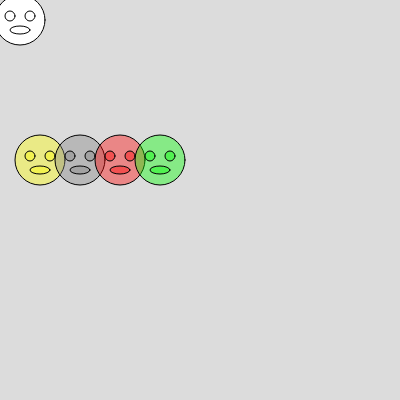
Frame 1 (no input)
Frame 60 (no input): identical to frame 1, image omitted
Frame 120 (the mouse pressed at the canvas centre since frame 60): identical to frame 1, image omitted

The p5.js sketch that drew this single still picture (run headless with seeded random() and noise() and a simulated clock; from frame 60 on, the mouse is pressed at the canvas centre):

// p5.js sketch
// ── sketch.js
function setup() {
  createCanvas(400, 400);
  create_ui();
}

function draw() {
  update_ui()
  background(220);
  draw_head(0, 0, 'white');
  draw_head(20, 140, [255,255,0,100]);
  draw_head(60, 140, [128,128,128,100]);
  draw_head(100, 140, [255,0,0,100]);
  draw_head(140, 140, [0,255,0,100]);
}

function draw_head(xpos, ypos, acolor) {
  translate(xpos,ypos)
  fill(acolor)
  // circle(x, y, d)
  circle(20, 20, 50); // Face
  circle(10, 16, 10);  // Left Eye
  circle(30, 16, 10);  // Right Eye
  // ellipse(x, y, w, [h])
  ellipse(20, 30, 20, 8);  // Mouth
  translate(-xpos,-ypos)
}

function create_ui() {
  createSpan().id('mox');
  createSpan().id('moy');
  createSpan().id('cco');
}

function update_ui() {
  select('#mox').html('[mouseX='+mouseX+'] ')
  select('#moy').html('[mouseY='+mouseY+'] ')
  select('#cco').html('[RGBA='+get(mouseX,mouseY)+'] ')
}
